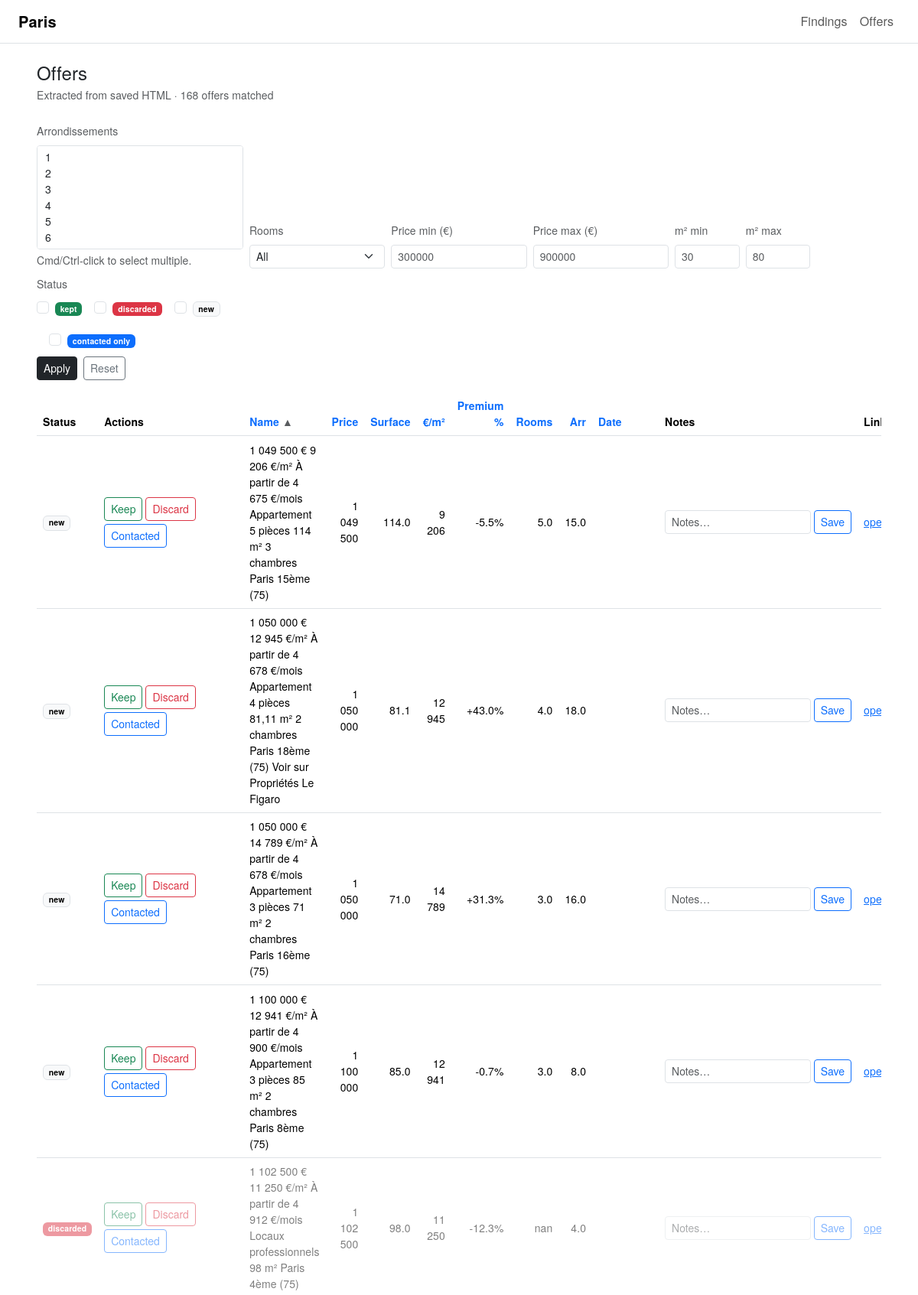
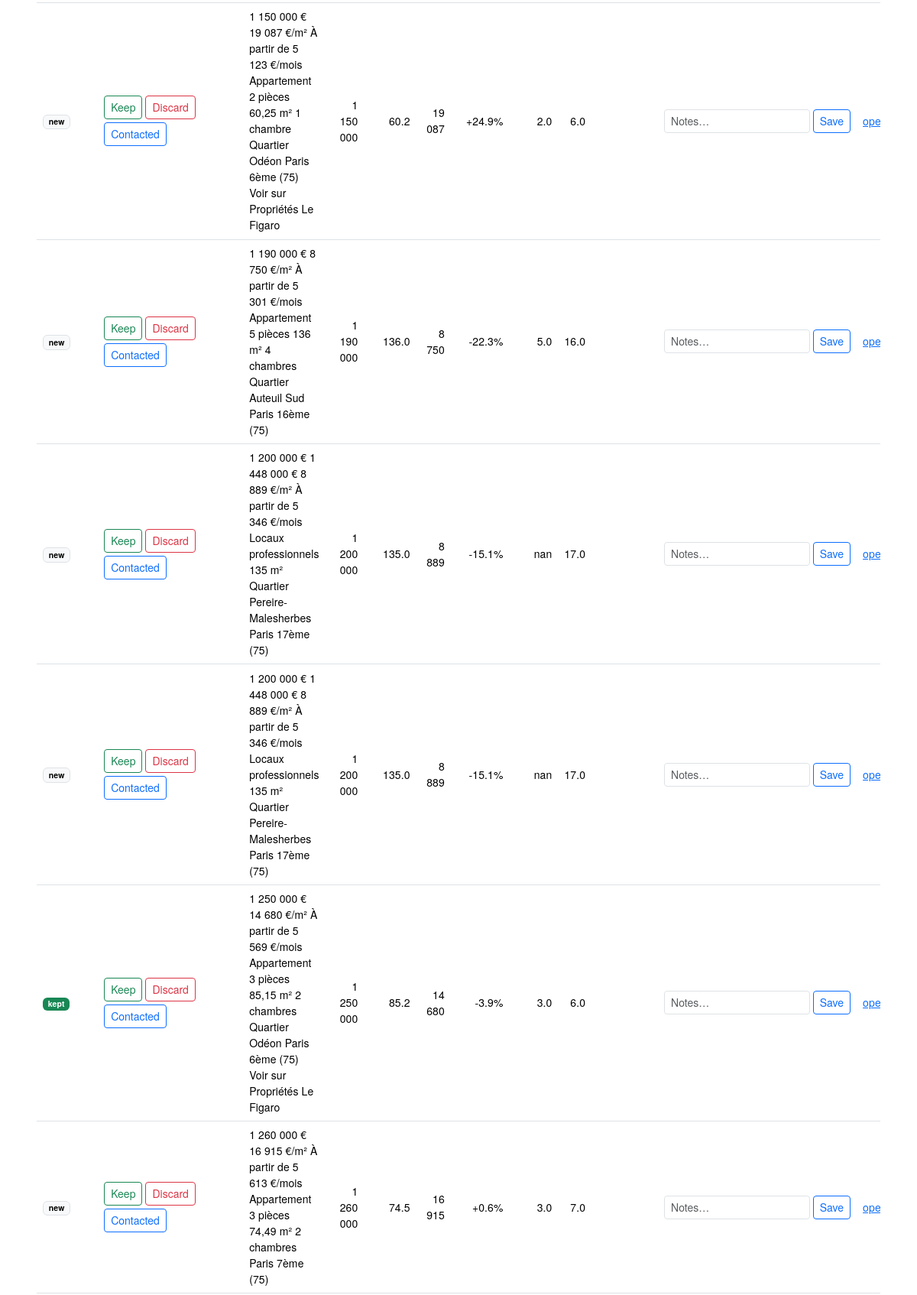
The app's page /offers?sort=name&dir=asc&page=1 (upper part) with its own data (2 pictures, top to bottom).
### tables this page shows
CREATE TABLE offer_state (
            offer_id TEXT PRIMARY KEY,
            status TEXT DEFAULT 'new',      -- new | kept | discarded
            contacted INTEGER DEFAULT 0,    -- 0/1
            notes TEXT DEFAULT '',
            updated_at TEXT
        );

### app.py (the view)
@app.route("/offers")
def offers():
    df = load_figaro_offers_from_folder(FIGARO_SCRAPE_DIR)
    arr_list  = request.args.getlist("arr")  # multi
    rooms     = request.args.get("rooms", "").strip()
    price_min = request.args.get("price_min", "").strip()
    price_max = request.args.get("price_max", "").strip()
    surf_min  = request.args.get("surf_min", "").strip()
    surf_max  = request.args.get("surf_max", "").strip()
    status_list = request.args.getlist("status")  # kept/discarded/new
    contacted_only = (request.args.get("contacted_only", "").strip() == "1")
    sort_by  = request.args.get("sort", "published_date").strip()
    sort_dir = request.args.get("dir", "desc").strip().lower()
    allowed_sort = {
        "name", "price_eur", "surface_m2", "eur_m2", "premium_pct",
        "rooms", "arrondissement", "published_date",
        "status", "contacted"
    }
    if sort_by not in allowed_sort:
        sort_by = "published_date"
    if sort_dir not in {"asc", "desc"}:
        sort_dir = "desc"
    ascending = (sort_dir == "asc")
    baseline_map = load_market_baseline_map()
    baseline_loaded = len(baseline_map) > 0
    if not df.empty and baseline_loaded:
        df = df.copy()
        df["market_eur_m2"] = df["arrondissement"].map(baseline_map)
        df["premium_pct"] = (df["eur_m2"] / df["market_eur_m2"] - 1.0) * 100.0
    if not df.empty:
        if arr_list:
            arr_ints = [int(a) for a in arr_list if str(a).isdigit()]
            df = df[df["arrondissement"].isin(arr_ints)]
        if rooms:
            df = df[df["rooms"] == int(rooms)]
        if price_min:
            df = df[df["price_eur"] >= int(price_min)]
        if price_max:
            df = df[df["price_eur"] <= int(price_max)]
        if surf_min:
            df = df[df["surface_m2"] >= float(surf_min)]
        if surf_max:
            df = df[df["surface_m2"] <= float(surf_max)]
    if not df.empty:
        df = df.copy()
        df["offer_id"] = df.apply(lambda r: compute_offer_id(r.to_dict()), axis=1)
        states = get_states_map(df["offer_id"].tolist())
        def attach_state(row):
            st = states.get(row["offer_id"])
            if not st:
                return pd.Series({"status": "new", "contacted": 0, "notes": ""})
            return pd.Series({
                "status": st.get("status", "new"),
                "contacted": st.get("contacted", 0),
                "notes": st.get("notes", "") or ""
            })
        df[["status", "contacted", "notes"]] = df.apply(attach_state, axis=1)
    else:
        df = df.copy()
        df["offer_id"] = pd.Series(dtype=str)
        df["status"] = pd.Series(dtype=str)
        df["contacted"] = pd.Series(dtype=int)
        df["notes"] = pd.Series(dtype=str)
    if not df.empty:
        if status_list:
            df = df[df["status"].isin(status_list)]
        if contacted_only:
            df = df[df["contacted"] == 1]
    if not df.empty and sort_by in df.columns:
        df = df.sort_values(
            by=sort_by,
            ascending=ascending,
            na_position="last",
            kind="mergesort"
        )
    PAGE_SIZE = 30
    total = len(df)
    total_pages = max(1, math.ceil(total / PAGE_SIZE))
    page = int(request.args.get("page", "1") or 1)
    page = max(1, min(page, total_pages))
    start = (page - 1) * PAGE_SIZE
    end = start + PAGE_SIZE
    page_df = df.iloc[start:end].copy()
    qs = request.args.to_dict(flat=False)
    if "page" not in qs:
        qs["page"] = [str(page)]
    current_url = request.full_path
    if current_url.endswith("?"):
        current_url = current_url[:-1]
    return render_template(
        "offers.html",
        offers=page_df.to_dict(orient="records"),
        total=total,
        page=page,
        total_pages=total_pages,
        arr_options=list(range(1, 21)),
        room_options=[1, 2, 3, 4, 5],
        baseline_loaded=baseline_loaded,
        qs=qs,
        current_url=current_url,
        f={
            "arr": arr_list,
            "rooms": rooms,
            "price_min": price_min,
            "price_max": price_max,
            "surf_min": surf_min,
            "surf_max": surf_max,
            "status": status_list,               # list
            "contacted_only": "1" if contacted_only else "",
            "sort": sort_by,
            "dir": sort_dir,
        }
    )

### app.py (called while the page is built, shortened)
def db_conn():
    conn = sqlite3.connect(DB_PATH)
    conn.row_factory = sqlite3.Row
    return conn

def compute_offer_id(row: dict) -> str:
    url = (row.get("url") or "").strip()
    if url:
        return "url:" + url

def get_states_map(offer_ids):
    if not offer_ids:
        return {}
    qmarks = ",".join(["?"] * len(offer_ids))
    with db_conn() as conn:
        rows = conn.execute(
            f"SELECT * FROM offer_state WHERE offer_id IN ({qmarks})",
            offer_ids
        ).fetchall()
    return {r["offer_id"]: dict(r) for r in rows}

def load_market_baseline_map():
    if not MARKET_BASELINE_CSV.exists():
        return {}
    base = pd.read_csv(MARKET_BASELINE_CSV)
    if "arrondissement" not in base.columns or "market_eur_m2" not in base.columns:
        raise ValueError("market_baseline_eurm2.csv must contain: arrondissement, market_eur_m2")
    base = base.dropna(subset=["arrondissement", "market_eur_m2"]).copy()
    base["arrondissement"] = base["arrondissement"].astype(int)
    base["market_eur_m2"] = pd.to_numeric(base["market_eur_m2"], errors="coerce")
    base = base.dropna(subset=["market_eur_m2"])
    return dict(zip(base["arrondissement"], base["market_eur_m2"]))

def _parse_int_fr(s: str):
    if s is None:
        return None
    s = str(s)
    digits = re.sub(r"[^\d]", "", s)
    return int(digits) if digits else None

def _extract_arrondissement(txt: str):
    if not txt:
        return None
    m = re.search(r"Paris\s+(\d{1,2})\s*(?:e|ème|eme)\b", txt, flags=re.IGNORECASE)
    return int(m.group(1)) if m else None

def _extract_date(txt: str):
    if not txt:
        return None
    m = re.search(r"\b(\d{1,2}/\d{1,2}/\d{4})\b", txt)
    if m:
        return m.group(1)
    m = re.search(r"\b(\d{4}-\d{2}-\d{2})\b", txt)
    if m:
        return m.group(1)
    return None

### templates/offers.html (shortened to what this page needs)
{% extends "base.html" %}
{% set active = "offers" %}
{% block content %}
{% macro qs_build(qs, overrides={}) -%}
 {%- set parts = [] -%}
 {%- for k, vals in qs.items() -%}
   {%- if k in overrides -%}
   {%- else -%}
     {%- for v in vals -%}
       {%- if v is not none and v|string != "" -%}
         {%- set _ = parts.append(k ~ "=" ~ v|urlencode) -%}
       {%- endif -%}
     {%- endfor -%}
   {%- endif -%}
 {%- endfor -%}
 {%- for k, v in overrides.items() -%}
   {%- if v is none -%}
   {%- elif v is sequence and (v is not string) -%}
     {%- for vv in v -%}
       {%- if vv is not none and vv|string != "" -%}
         {%- set _ = parts.append(k ~ "=" ~ vv|urlencode) -%}
       {%- endif -%}
     {%- endfor -%}
   {%- else -%}
     {%- if v|string != "" -%}
       {%- set _ = parts.append(k ~ "=" ~ v|urlencode) -%}
     {%- endif -%}
   {%- endif -%}
 {%- endfor -%}
 {{ parts|join("&") }}
{%- endmacro %}
{% macro sort_link(label, col, current_sort, current_dir, qs) -%}
 {% set next_dir = "asc" %}
 {% if current_sort == col and current_dir == "asc" %}
   {% set next_dir = "desc" %}
 {% elif current_sort == col and current_dir == "desc" %}
   {% set next_dir = "asc" %}
 {% endif %}
 {% set arrow = "" %}
 {% if current_sort == col %}
   {% if current_dir == "asc" %}{% set arrow = " ▲" %}{% else %}{% set arrow = " ▼" %}{% endif %}
 {% endif %}
 <a class="text-decoration-none"
    href="/offers?{{ qs_build(qs, {'sort': col, 'dir': next_dir, 'page': '1'}) }}">
   {{ label }}<span class="text-muted">{{ arrow }}</span>
 </a>
{%- endmacro %}
<div class="mb-4">
 <h1 class="h4 mb-1">Offers</h1>
 <div class="text-muted small">
   Extracted from saved HTML · {{ total }} offers matched
 </div>
</div>
<form class="row g-2 align-items-end mb-3" method="get" action="/offers">
 <div class="col-12 col-lg-3">
   <label class="form-label small text-muted">Arrondissements</label>
   <select class="form-select form-select-sm" name="arr" multiple size="6">
     {% for a in arr_options %}
       <option value="{{ a }}" {% if a|string in f.arr %}selected{% endif %}>{{ a }}</option>
     {% endfor %}
   </select>
   <div class="text-muted small mt-1">Cmd/Ctrl-click to select multiple.</div>
 </div>
 <div class="col-6 col-lg-2">
   <label class="form-label small text-muted">Rooms</label>
   <select class="form-select form-select-sm" name="rooms">
     <option value="">All</option>
   </select>
 </div>
 <div class="col-6 col-lg-2">
   <label class="form-label small text-muted">Price min (€)</label>
   <input class="form-control form-control-sm" name="price_min" value="{{ f.price_min }}" placeholder="300000">
 </div>
 <div class="col-6 col-lg-2">
   <label class="form-label small text-muted">Price max (€)</label>
   <input class="form-control form-control-sm" name="price_max" value="{{ f.price_max }}" placeholder="900000">
 </div>
 <div class="col-6 col-lg-1">
   <label class="form-label small text-muted">m² min</label>
   <input class="form-control form-control-sm" name="surf_min" value="{{ f.surf_min }}" placeholder="30">
 </div>
 <div class="col-6 col-lg-1">
   <label class="form-label small text-muted">m² max</label>
   <input class="form-control form-control-sm" name="surf_max" value="{{ f.surf_max }}" placeholder="80">
 </div>
 <div class="col-12 col-lg-4">
   <label class="form-label small text-muted">Status</label>
   <div class="d-flex gap-3 flex-wrap">
     <div class="form-check">
       <input class="form-check-input" type="checkbox" name="status" value="kept"
              id="st_kept" {% if "kept" in f.status %}checked{% endif %}>
       <label class="form-check-label small" for="st_kept">
         <span class="badge text-bg-success">kept</span>
       </label>
     </div>
     <div class="form-check">
       <input class="form-check-input" type="checkbox" name="status" value="discarded"
              id="st_discarded" {% if "discarded" in f.status %}checked{% endif %}>
       <label class="form-check-label small" for="st_discarded">
         <span class="badge text-bg-danger">discarded</span>
       </label>
     </div>
     <div class="form-check">
       <input class="form-check-input" type="checkbox" name="status" value="new"
              id="st_new" {% if "new" in f.status %}checked{% endif %}>
       <label class="form-check-label small" for="st_new">
         <span class="badge text-bg-light border">new</span>
       </label>
     </div>
     <div class="form-check ms-lg-3">
       <input class="form-check-input" type="checkbox" name="contacted_only" value="1"
              id="st_contacted" {% if f.contacted_only == "1" %}checked{% endif %}>
       <label class="form-check-label small" for="st_contacted">
         <span class="badge text-bg-primary">contacted only</span>
       </label>
     </div>
   </div>
 </div>
 <div class="col-12 d-flex gap-2 mt-2">
   <button class="btn btn-sm btn-dark" type="submit">Apply</button>
   <a class="btn btn-sm btn-outline-secondary" href="/offers">Reset</a>
 </div>
</form>
<div class="table-responsive w-100">
 <table class="table table-sm table-hover align-middle">
   <thead>
     <tr class="text-muted small">
       <th>Status</th>
       <th>Actions</th>
       <th>{{ sort_link("Name", "name", f.sort, f.dir, qs) }}</th>
       <th class="text-end">{{ sort_link("Price", "price_eur", f.sort, f.dir, qs) }}</th>
       <th class="text-end">{{ sort_link("Surface", "surface_m2", f.sort, f.dir, qs) }}</th>
       <th class="text-end">{{ sort_link("€/m²", "eur_m2", f.sort, f.dir, qs) }}</th>
       <th class="text-end">{{ sort_link("Premium %", "premium_pct", f.sort, f.dir, qs) }}</th>
       <th class="text-end">{{ sort_link("Rooms", "rooms", f.sort, f.dir, qs) }}</th>
       <th class="text-end">{{ sort_link("Arr", "arrondissement", f.sort, f.dir, qs) }}</th>
       <th>{{ sort_link("Date", "published_date", f.sort, f.dir, qs) }}</th>
       <th>Notes</th>
       <th>Link</th>
     </tr>
   </thead>
   <tbody>
     {% for o in offers %}
       <tr class="{% if o.get('status') == 'discarded' %}opacity-50{% endif %}">
         <td class="small">
           {% if o.get("status") == "kept" %}
             <span class="badge text-bg-success">kept</span>
           {% elif o.get("status") == "discarded" %}
             <span class="badge text-bg-danger">discarded</span>
           {% else %}
             <span class="badge text-bg-light border">new</span>
           {% endif %}
         </td>
         <td class="small" style="min-width: 190px;">
           <div class="d-flex gap-1 flex-wrap">
             <form method="post" action="/offers/set_status" class="m-0">
               <button class="btn btn-sm btn-outline-success">Keep</button>
             </form>
             <form method="post" action="/offers/set_status" class="m-0">
               <button class="btn btn-sm btn-outline-danger">Discard</button>
             </form>
             <form method="post" action="/offers/toggle_contacted" class="m-0">
               <button class="btn btn-sm btn-outline-primary">
                 {{ "Uncontact" if o.get("contacted") else "Contacted" }}
               </button>
             </form>
           </div>
         </td>
         <td class="small" style="max-width: 360px;">
           {{ o.get("name","") }}
         </td>
         <td class="text-end small">
           {% if o.get("price_eur") %}{{ "{:,.0f}".format(o.get("price_eur")).replace(",", " ") }}{% endif %}
         </td>
         <td class="text-end small">
           {% if o.get("surface_m2") %}{{ "{:.1f}".format(o.get("surface_m2")) }}{% endif %}
         </td>
         <td class="text-end small">
           {% if o.get("eur_m2") %}{{ "{:,.0f}".format(o.get("eur_m2")).replace(",", " ") }}{% endif %}
         </td>
         <td class="text-end small">
           {% if o.get("premium_pct") is not none and o.get("premium_pct") != "" %}
             {{ "{:+.1f}%".format(o.get("premium_pct")) }}
           {% else %}
             <span class="text-muted">—</span>
           {% endif %}
         </td>
         <td class="text-end small">{{ o.get("rooms","") }}</td>
         <td class="text-end small">{{ o.get("arrondissement","") }}</td>
         <td class="small text-muted">{{ o.get("published_date","") }}</td>
         <td class="small" style="min-width: 260px;">
           <form method="post" action="/offers/save_notes" class="m-0 d-flex gap-1">
             <input class="form-control form-control-sm" name="notes"
                    value="{{ o.get('notes','') }}" placeholder="Notes…">
             <button class="btn btn-sm btn-outline-primary">Save</button>
           </form>
         </td>
         <td class="small">
           {% if o.get("url") %}
             <a href="{{ o.get('url') }}" target="_blank" rel="noopener">open</a>
           {% endif %}
         </td>
       </tr>
     {% endfor %}
   </tbody>
 </table>
</div>
{% endblock %}

### templates/base.html (shortened to what this page needs)
<!doctype html>
<html lang="en">
  <head>
    <link href="https://cdn.jsdelivr.net/npm/bootstrap@5.3.3/dist/css/bootstrap.min.css" rel="stylesheet">
    <link rel="stylesheet" href="{{ url_for('static', filename='styles.css') }}">
  </head>
  <body>
    <nav class="navbar navbar-expand-lg navbar-light border-bottom bg-white">
      <div class="container-fluid px-3 px-lg-4">
        <a class="navbar-brand fw-semibold" href="/">Paris</a>
        <div class="collapse navbar-collapse" id="nav">
          <ul class="navbar-nav ms-auto">
            <li class="nav-item"><a class="nav-link" href="/">Findings</a></li>
            <li class="nav-item"><a class="nav-link" href="/offers">Offers</a></li>
          </ul>
        </div>
      </div>
    </nav>
    <main class="container-fluid px-4 px-xl-5 py-4">
      {% block content %}{% endblock %}
    </main>
  </body>
</html>

### static/styles.css (style rules this page uses)
:root { --bs-body-font-family: "Helvetica Neue", Helvetica, Arial, sans-serif; }
body { letter-spacing: 0.1px; }
.navbar-brand { letter-spacing: 0.2px; }
.table > :not(caption) > * > * { padding: .45rem .5rem; }

### records on screen
offer_state: status "discarded", value "Contacted", get "1 102 500 € 11 250 €/m² À partir de 4 912 €/mois Locaux professionnels 98 m² Paris 4ème (75)", value "1 102 500", get "98.0", value "11 250", get "-12.3%", get "nan", get "4.0"
offer_state: status "kept", value "Contacted", get "1 250 000 € 14 680 €/m² À partir de 5 569 €/mois Appartement 3 pièces 85,15 m² 2 chambres Quartier Odéon Paris 6ème (75) Voir sur Propriétés Le Figaro", value "1 250 000", get "85.2", value "14 680", get "-3.9%", get "3.0", get "6.0"

### other values on screen
{{ total }} "168"
{{ label }} "Name Price Surface €/m² Premium % Rooms Arr Date"
{{ arrow }} "▲"
{{ "Uncontact" if o.get("contacted") else "Contacted" }} "Contacted" "Contacted" "Contacted" "Contacted" "Contacted" "Contacted" "Contacted" "Contacted" "Contacted"
{{ o.get("name","") }} "1 049 500 € 9 206 €/m² À partir de 4 675 €/mois Appartement 5 pièces 114 m² 3 chambres Paris 15ème (75)" "1 050 000 € 12 945 €/m² À partir de 4 678 €/mois Appartement 4 pièces 81,11 m² 2 chambres Paris 18ème (75) Voir sur Propriétés Le Figaro" "1 050 000 € 14 789 €/m² À partir de 4 678 €/mois Appartement 3 pièces 71 m² 2 chambres Paris 16ème (75)" "1 100 000 € 12 941 €/m² À partir de 4 900 €/mois Appartement 3 pièces 85 m² 2 chambres Paris 8ème (75)" "1 150 000 € 19 087 €/m² À partir de 5 123 €/mois Appartement 2 pièces 60,25 m² 1 chambre Quartier Odéon Paris 6ème (75) Voir sur Propriétés Le Figaro" "1 190 000 € 8 750 €/m² À partir de 5 301 €/mois Appartement 5 pièces 136 m² 4 chambres Quartier Auteuil Sud Paris 16ème (75)" "1 200 000 € 1 448 000 € 8 889 €/m² À partir de 5 346 €/mois Locaux professionnels 135 m² Quartier Pereire-Malesherbes Paris 17ème (75)" "1 200 000 € 1 448 000 € 8 889 €/m² À partir de 5 346 €/mois Locaux professionnels 135 m² Quartier Pereire-Malesherbes Paris 17ème (75)" "1 260 000 € 16 915 €/m² À partir de 5 613 €/mois Appartement 3 pièces 74,49 m² 2 chambres Paris 7ème (75)"
{{ "{:,.0f}".format(o.get("price_eur")).replace(",", " ") }} "1 049 500" "1 050 000" "1 050 000" "1 100 000" "1 150 000" "1 190 000" "1 200 000" "1 200 000" "1 260 000"
{{ "{:.1f}".format(o.get("surface_m2")) }} "114.0" "81.1" "71.0" "85.0" "60.2" "136.0" "135.0" "135.0" "74.5"
{{ "{:,.0f}".format(o.get("eur_m2")).replace(",", " ") }} "9 206" "12 945" "14 789" "12 941" "19 087" "8 750" "8 889" "8 889" "16 915"
{{ "{:+.1f}%".format(o.get("premium_pct")) }} "-5.5%" "+43.0%" "+31.3%" "-0.7%" "+24.9%" "-22.3%" "-15.1%" "-15.1%" "+0.6%"
{{ o.get("rooms","") }} "5.0" "4.0" "3.0" "3.0" "2.0" "5.0" "nan" "nan" "3.0"
{{ o.get("arrondissement","") }} "15.0" "18.0" "16.0" "8.0" "6.0" "16.0" "17.0" "17.0" "7.0"
